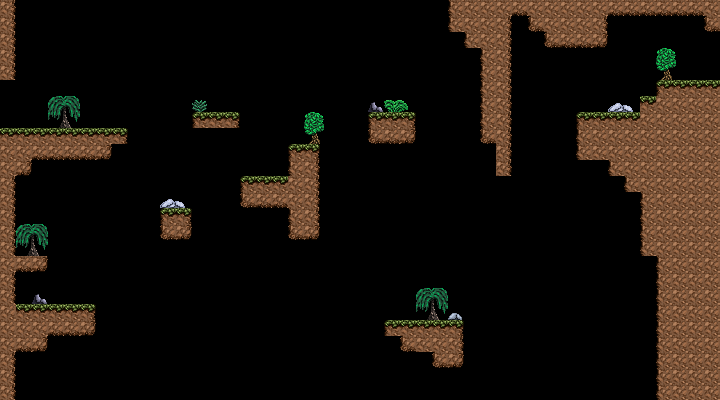

This game map was drawn from its Tiled (.tmx) file and the tilesets committed beside it. A one-line description and the full map source follow:
An orthogonal 45x25 tile map with 16x16 px tiles, 3 tile layers (terreno, enfeites, objetivo).

<map version="1.10" tiledversion="1.11.0" orientation="orthogonal" renderorder="right-down" width="45" height="25" tilewidth="16" tileheight="16" infinite="0" nextlayerid="4" nextobjectid="1">
 <editorsettings>
  <export target="../../maps/fase2.json" format="json" />
 </editorsettings>
 <tileset firstgid="1" source="base_tileset.tsx" />
 <layer id="1" name="terreno" width="45" height="25">
  <data encoding="csv">
23,0,0,0,0,0,0,0,0,0,0,0,0,0,0,0,0,0,0,0,0,0,0,0,0,0,0,0,21,22,22,22,42,22,22,22,22,22,42,42,42,42,42,42,22,
23,0,0,0,0,0,0,0,0,0,0,0,0,0,0,0,0,0,0,0,0,0,0,0,0,0,0,0,21,22,22,23,0,41,22,22,22,23,0,0,0,0,0,0,41,
23,0,0,0,0,0,0,0,0,0,0,0,0,0,0,0,0,0,0,0,0,0,0,0,0,0,0,0,0,21,22,23,0,0,41,42,42,43,0,0,0,0,0,0,0,
23,0,0,0,0,0,0,0,0,0,0,0,0,0,0,0,0,0,0,0,0,0,0,0,0,0,0,0,0,0,21,23,0,0,0,0,0,0,0,0,0,0,0,0,0,
23,0,0,0,0,0,0,0,0,0,0,0,0,0,0,0,0,0,0,0,0,0,0,0,0,0,0,0,0,0,21,23,0,0,0,0,0,0,0,0,0,0,0,0,0,
0,0,0,0,0,0,0,0,0,0,0,0,0,0,0,0,0,0,0,0,0,0,0,0,0,0,0,0,0,0,21,23,0,0,0,0,0,0,0,0,0,1,2,2,2,
0,0,0,0,0,0,0,0,0,0,0,0,0,0,0,0,0,0,0,0,0,0,0,0,0,0,0,0,0,0,21,23,0,0,0,0,0,0,0,0,2,22,22,22,22,
0,0,0,0,0,0,0,0,0,0,0,0,1,2,3,0,0,0,0,0,0,0,0,1,2,3,0,0,0,0,21,23,0,0,0,0,1,2,2,2,22,22,22,22,22,
2,2,2,2,2,2,2,3,0,0,0,0,0,0,0,0,0,0,0,0,0,0,0,41,42,43,0,0,0,0,41,23,0,0,0,0,21,22,22,22,22,22,22,22,22,
22,22,42,42,42,42,43,0,0,0,0,0,0,0,0,0,0,0,1,3,0,0,0,0,0,0,0,0,0,0,0,23,0,0,0,0,21,22,22,22,22,22,22,22,22,
22,43,0,0,0,0,0,0,0,0,0,0,0,0,0,0,0,0,21,23,0,0,0,0,0,0,0,0,0,0,0,23,0,0,0,0,0,0,21,22,22,22,22,22,22,
23,0,0,0,0,0,0,0,0,0,0,0,0,0,0,1,2,2,22,23,0,0,0,0,0,0,0,0,0,0,0,0,0,0,0,0,0,0,0,21,22,22,22,22,22,
23,0,0,0,0,0,0,0,0,0,0,0,0,0,0,41,42,42,22,23,0,0,0,0,0,0,0,0,0,0,0,0,0,0,0,0,0,0,0,0,21,22,22,22,22,
23,0,0,0,0,0,0,0,0,0,1,3,0,0,0,0,0,0,21,23,0,0,0,0,0,0,0,0,0,0,0,0,0,0,0,0,0,0,0,0,21,22,22,22,22,
23,0,0,0,0,0,0,0,0,0,41,43,0,0,0,0,0,0,41,43,0,0,0,0,0,0,0,0,0,0,0,0,0,0,0,0,0,0,0,0,21,22,22,22,22,
23,0,0,0,0,0,0,0,0,0,0,0,0,0,0,0,0,0,0,0,0,0,0,0,0,0,0,0,0,0,0,0,0,0,0,0,0,0,0,0,21,22,22,22,22,
22,42,43,0,0,0,0,0,0,0,0,0,0,0,0,0,0,0,0,0,0,0,0,0,0,0,0,0,0,0,0,0,0,0,0,0,0,0,0,0,0,21,22,22,22,
23,0,0,0,0,0,0,0,0,0,0,0,0,0,0,0,0,0,0,0,0,0,0,0,0,0,0,0,0,0,0,0,0,0,0,0,0,0,0,0,0,21,22,22,22,
23,0,0,0,0,0,0,0,0,0,0,0,0,0,0,0,0,0,0,0,0,0,0,0,0,0,0,0,0,0,0,0,0,0,0,0,0,0,0,0,0,21,22,22,22,
22,2,2,2,2,3,0,0,0,0,0,0,0,0,0,0,0,0,0,0,0,0,0,0,0,0,0,0,0,0,0,0,0,0,0,0,0,0,0,0,0,21,22,22,22,
22,22,22,42,42,43,0,0,0,0,0,0,0,0,0,0,0,0,0,0,0,0,0,0,1,2,2,2,3,0,0,0,0,0,0,0,0,0,0,0,0,21,22,22,22,
22,42,43,0,0,0,0,0,0,0,0,0,0,0,0,0,0,0,0,0,0,0,0,0,0,41,22,22,23,0,0,0,0,0,0,0,0,0,0,0,0,21,22,22,22,
23,0,0,0,0,0,0,0,0,0,0,0,0,0,0,0,0,0,0,0,0,0,0,0,0,0,0,41,43,0,0,0,0,0,0,0,0,0,0,0,0,21,22,22,22,
23,0,0,0,0,0,0,0,0,0,0,0,0,0,0,0,0,0,0,0,0,0,0,0,0,0,0,0,0,0,0,0,0,0,0,0,0,0,0,0,0,21,22,22,22,
23,0,0,0,0,0,0,0,0,0,0,0,0,0,0,0,0,0,0,0,0,0,0,0,0,0,0,0,0,0,0,0,0,0,0,0,0,0,0,0,0,21,22,22,22
</data>
 </layer>
 <layer id="2" name="enfeites" width="45" height="25">
  <data encoding="csv">
0,0,0,0,0,0,0,0,0,0,0,0,0,0,0,0,0,0,0,0,0,0,0,0,0,0,0,0,0,0,0,0,0,0,0,0,0,0,0,0,0,0,0,0,0,
0,0,0,0,0,0,0,0,0,0,0,0,0,0,0,0,0,0,0,0,0,0,0,0,0,0,0,0,0,0,0,0,0,0,0,0,0,0,0,0,0,0,0,0,0,
0,0,0,0,0,0,0,0,0,0,0,0,0,0,0,0,0,0,0,0,0,0,0,0,0,0,0,0,0,0,0,0,0,0,0,0,0,0,0,0,0,0,0,0,0,
0,0,0,0,0,0,0,0,0,0,0,0,0,0,0,0,0,0,0,0,0,0,0,0,0,0,0,0,0,0,0,0,0,0,0,0,0,0,0,0,0,81,82,0,0,
0,0,0,0,0,0,0,0,0,0,0,0,0,0,0,0,0,0,0,0,0,0,0,0,0,0,0,0,0,0,0,0,0,0,0,0,0,0,0,0,0,101,102,0,0,
0,0,0,0,0,0,0,0,0,0,0,0,0,0,0,0,0,0,0,0,0,0,0,0,0,0,0,0,0,0,0,0,0,0,0,0,0,0,0,0,0,0,0,0,0,
0,0,0,83,84,0,0,0,0,0,0,0,24,0,0,0,0,0,0,0,0,0,0,64,4,5,0,0,0,0,0,0,0,0,0,0,0,0,61,62,0,0,0,0,0,
0,0,0,103,104,0,0,0,0,0,0,0,0,0,0,0,0,0,0,81,82,0,0,0,0,0,0,0,0,0,0,0,0,0,0,0,0,0,0,0,0,0,0,0,0,
0,0,0,0,0,0,0,0,0,0,0,0,0,0,0,0,0,0,0,101,102,0,0,0,0,0,0,0,0,0,0,0,0,0,0,0,0,0,0,0,0,0,0,0,0,
0,0,0,0,0,0,0,0,0,0,0,0,0,0,0,0,0,0,0,0,0,0,0,0,0,0,0,0,0,0,0,0,0,0,0,0,0,0,0,0,0,0,0,0,0,
0,0,0,0,0,0,0,0,0,0,0,0,0,0,0,0,0,0,0,0,0,0,0,0,0,0,0,0,0,0,0,0,0,0,0,0,0,0,0,0,0,0,0,0,0,
0,0,0,0,0,0,0,0,0,0,0,0,0,0,0,0,0,0,0,0,0,0,0,0,0,0,0,0,0,0,0,0,0,0,0,0,0,0,0,0,0,0,0,0,0,
0,0,0,0,0,0,0,0,0,0,61,62,0,0,0,0,0,0,0,0,0,0,0,0,0,0,0,0,0,0,0,0,0,0,0,0,0,0,0,0,0,0,0,0,0,
0,0,0,0,0,0,0,0,0,0,0,0,0,0,0,0,0,0,0,0,0,0,0,0,0,0,0,0,0,0,0,0,0,0,0,0,0,0,0,0,0,0,0,0,0,
0,83,84,0,0,0,0,0,0,0,0,0,0,0,0,0,0,0,0,0,0,0,0,0,0,0,0,0,0,0,0,0,0,0,0,0,0,0,0,0,0,0,0,0,0,
0,103,104,0,0,0,0,0,0,0,0,0,0,0,0,0,0,0,0,0,0,0,0,0,0,0,0,0,0,0,0,0,0,0,0,0,0,0,0,0,0,0,0,0,0,
0,0,0,0,0,0,0,0,0,0,0,0,0,0,0,0,0,0,0,0,0,0,0,0,0,0,0,0,0,0,0,0,0,0,0,0,0,0,0,0,0,0,0,0,0,
0,0,0,0,0,0,0,0,0,0,0,0,0,0,0,0,0,0,0,0,0,0,0,0,0,0,0,0,0,0,0,0,0,0,0,0,0,0,0,0,0,0,0,0,0,
0,0,64,0,0,0,0,0,0,0,0,0,0,0,0,0,0,0,0,0,0,0,0,0,0,0,83,84,0,0,0,0,0,0,0,0,0,0,0,0,0,0,0,0,0,
0,0,0,0,0,0,0,0,0,0,0,0,0,0,0,0,0,0,0,0,0,0,0,0,0,0,103,104,63,0,0,0,0,0,0,0,0,0,0,0,0,0,0,0,0,
0,0,0,0,0,0,0,0,0,0,0,0,0,0,0,0,0,0,0,0,0,0,0,0,0,0,0,0,0,0,0,0,0,0,0,0,0,0,0,0,0,0,0,0,0,
0,0,0,0,0,0,0,0,0,0,0,0,0,0,0,0,0,0,0,0,0,0,0,0,0,0,0,0,0,0,0,0,0,0,0,0,0,0,0,0,0,0,0,0,0,
0,0,0,0,0,0,0,0,0,0,0,0,0,0,0,0,0,0,0,0,0,0,0,0,0,0,0,0,0,0,0,0,0,0,0,0,0,0,0,0,0,0,0,0,0,
0,0,0,0,0,0,0,0,0,0,0,0,0,0,0,0,0,0,0,0,0,0,0,0,0,0,0,0,0,0,0,0,0,0,0,0,0,0,0,0,0,0,0,0,0,
0,207,207,207,207,207,207,207,207,207,207,207,207,207,207,207,207,207,207,207,207,207,207,207,207,207,207,207,207,207,207,207,207,207,207,207,207,207,207,207,207,0,0,0,0
</data>
 </layer>
 <layer id="3" name="objetivo" width="45" height="25">
  <data encoding="csv">
0,0,0,0,0,0,0,0,0,0,0,0,0,0,0,0,0,0,0,0,0,0,0,0,0,0,0,0,0,0,0,0,0,0,0,0,0,0,0,0,0,0,0,0,0,
0,0,0,0,0,0,0,0,0,0,0,0,0,0,0,0,0,0,0,0,0,0,0,0,0,0,0,0,0,0,0,0,0,0,0,0,0,0,0,0,0,0,0,0,0,
0,0,0,0,0,0,0,0,0,0,0,0,0,0,0,0,0,0,0,0,0,0,0,0,0,0,0,0,0,0,0,0,0,0,0,0,0,0,0,0,0,0,0,0,0,
0,0,0,0,0,0,0,0,0,0,0,0,0,0,0,0,0,0,0,0,0,0,0,0,0,0,0,0,0,0,0,0,0,0,0,0,0,0,0,0,0,0,0,0,0,
0,0,0,0,0,0,0,0,0,0,0,0,0,0,0,0,0,0,0,0,0,0,0,0,0,0,0,0,0,0,0,0,0,0,0,0,0,0,0,0,0,0,0,0,0,
0,0,0,0,0,0,0,0,0,0,0,0,0,0,0,0,0,0,0,0,0,0,0,0,0,0,0,0,0,0,0,0,0,0,0,0,0,0,0,0,0,0,0,0,0,
0,88,89,0,0,0,0,0,0,0,0,0,0,0,0,0,0,0,0,0,0,0,0,0,0,0,0,0,0,0,0,0,0,0,0,0,0,0,0,0,0,0,0,0,0,
0,108,109,0,0,0,0,0,0,0,0,0,0,0,0,0,0,0,0,0,0,0,0,0,0,0,0,0,0,0,0,0,0,0,0,0,0,0,0,0,0,0,0,0,0,
0,0,0,0,0,0,0,0,0,0,0,0,0,0,0,0,0,0,0,0,0,0,0,0,0,0,0,0,0,0,0,0,0,0,0,0,0,0,0,0,0,0,0,0,0,
0,0,0,0,0,0,0,0,0,0,0,0,0,0,0,0,0,0,0,0,0,0,0,0,0,0,0,0,0,0,0,0,0,0,0,0,0,0,0,0,0,0,0,0,0,
0,0,0,0,0,0,0,0,0,0,0,0,0,0,0,0,0,0,0,0,0,0,0,0,0,0,0,0,0,0,0,0,0,0,0,0,0,0,0,0,0,0,0,0,0,
0,0,0,0,0,0,0,0,0,0,0,0,0,0,0,0,0,0,0,0,0,0,0,0,0,0,0,0,0,0,0,0,0,0,0,0,0,0,0,0,0,0,0,0,0,
0,0,0,0,0,0,0,0,0,0,0,0,0,0,0,0,0,0,0,0,0,0,0,0,0,0,0,0,0,0,0,0,0,0,0,0,0,0,0,0,0,0,0,0,0,
0,0,0,0,0,0,0,0,0,0,0,0,0,0,0,0,0,0,0,0,0,0,0,0,0,0,0,0,0,0,0,0,0,0,0,0,0,0,0,0,0,0,0,0,0,
0,0,0,0,0,0,0,0,0,0,0,0,0,0,0,0,0,0,0,0,0,0,0,0,0,0,0,0,0,0,0,0,0,0,0,0,0,0,0,0,0,0,0,0,0,
0,0,0,0,0,0,0,0,0,0,0,0,0,0,0,0,0,0,0,0,0,0,0,0,0,0,0,0,0,0,0,0,0,0,0,0,0,0,0,0,0,0,0,0,0,
0,0,0,0,0,0,0,0,0,0,0,0,0,0,0,0,0,0,0,0,0,0,0,0,0,0,0,0,0,0,0,0,0,0,0,0,0,0,0,0,0,0,0,0,0,
0,0,0,0,0,0,0,0,0,0,0,0,0,0,0,0,0,0,0,0,0,0,0,0,0,0,0,0,0,0,0,0,0,0,0,0,0,0,0,0,0,0,0,0,0,
0,0,0,0,0,0,0,0,0,0,0,0,0,0,0,0,0,0,0,0,0,0,0,0,0,0,0,0,0,0,0,0,0,0,0,0,0,0,0,0,0,0,0,0,0,
0,0,0,0,0,0,0,0,0,0,0,0,0,0,0,0,0,0,0,0,0,0,0,0,0,0,0,0,0,0,0,0,0,0,0,0,0,0,0,0,0,0,0,0,0,
0,0,0,0,0,0,0,0,0,0,0,0,0,0,0,0,0,0,0,0,0,0,0,0,0,0,0,0,0,0,0,0,0,0,0,0,0,0,0,0,0,0,0,0,0,
0,0,0,0,0,0,0,0,0,0,0,0,0,0,0,0,0,0,0,0,0,0,0,0,0,0,0,0,0,0,0,0,0,0,0,0,0,0,0,0,0,0,0,0,0,
0,0,0,0,0,0,0,0,0,0,0,0,0,0,0,0,0,0,0,0,0,0,0,0,0,0,0,0,0,0,0,0,0,0,0,0,0,0,0,0,0,0,0,0,0,
0,0,0,0,0,0,0,0,0,0,0,0,0,0,0,0,0,0,0,0,0,0,0,0,0,0,0,0,0,0,0,0,0,0,0,0,0,0,0,0,0,0,0,0,0,
0,0,0,0,0,0,0,0,0,0,0,0,0,0,0,0,0,0,0,0,0,0,0,0,0,0,0,0,0,0,0,0,0,0,0,0,0,0,0,0,0,0,0,0,0
</data>
 </layer>
</map>